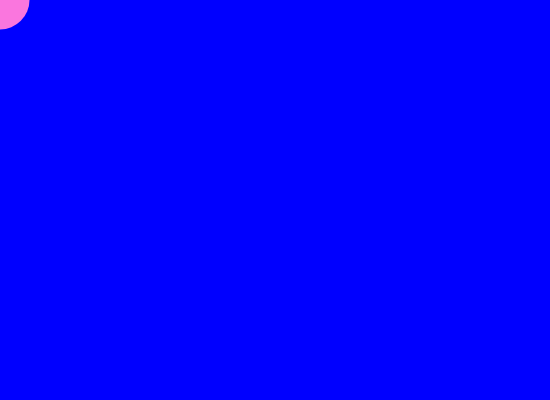
Frame 1 (no input)
Frame 60 (no input): identical to frame 1, image omitted
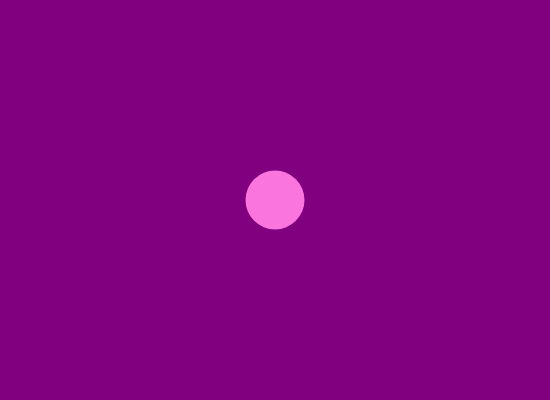
Frame 120 (the mouse pressed at the canvas centre since frame 60)

The p5.js sketch that drew these frames (run headless with seeded random() and noise() and a simulated clock; from frame 60 on, the mouse is pressed at the canvas centre):

// p5.js sketch
// ── sketch.js
//Creating custom variables and objects
var col=0; r=0; b=255;

function setup() {
  createCanvas(550,400);
   //background(col);The background will be drawn once, since setup() run only once:
}

//draw() loops over and over!.
function draw() {
  //Draw an ellipse where the mouse moves:
  //col=map(mouseX,0,550,0,255); this is another inefficient way of doing mapping: col=mouseX or col=mouseX/2:
  
  r=map(mouseX,0,550,0,255); //map variable r with mouseX:
  b=map(mouseX,0,550,255,0); //map variable b with mouseX in opposite range:
  
  //background(col);
  background(r,0,b);
  noStroke();
  fill(250,118,222);
  ellipse(mouseX,mouseY,59,59);
  
}

function mousePressed(){
  background(250,250,100);
}
